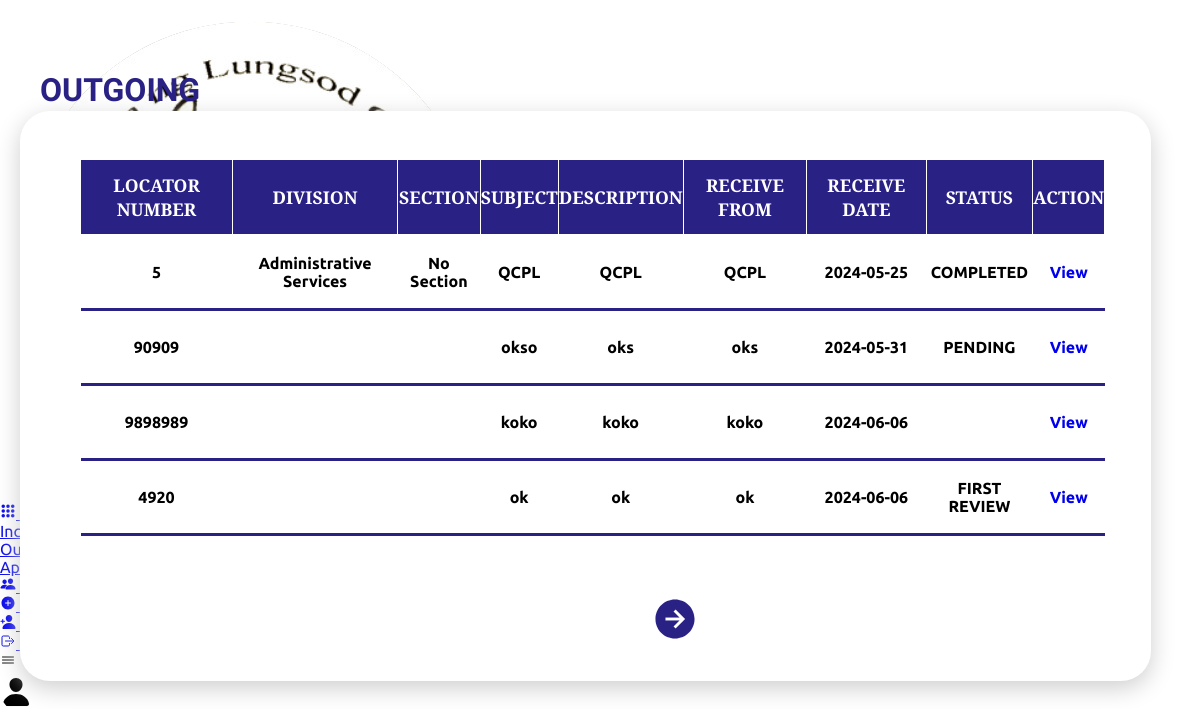
Before: /Frontend/Dashboard/outgoing.php with the older database file.
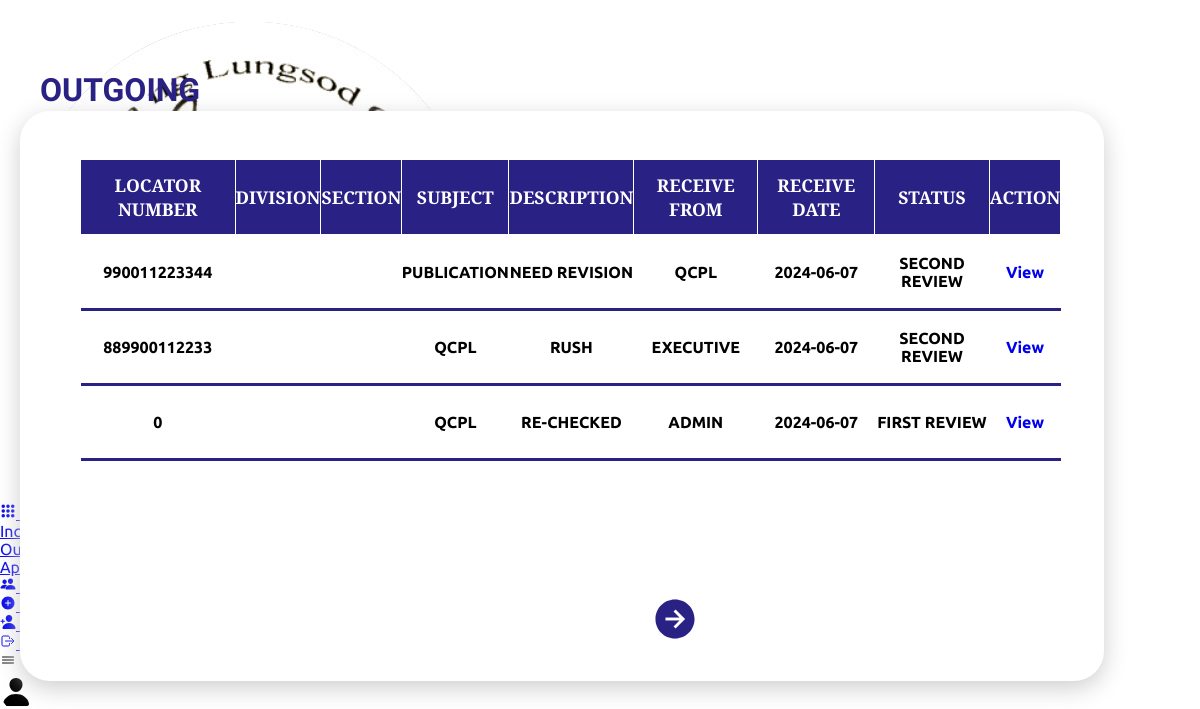
After: the same page with the newer database file.
### tables this page shows
CREATE TABLE `fileupload` (
  `id` int(11) NOT NULL,
  `file_name` varchar(255) NOT NULL,
  `division` varchar(255) DEFAULT NULL,
  `section` varchar(255) DEFAULT NULL,
  `category` enum('Incoming','Outgoing','','') DEFAULT NULL,
  `locator_num` varchar(255) DEFAULT NULL,
  `received_date` date DEFAULT NULL,
  `received_from` varchar(255) DEFAULT NULL,
  `subject` varchar(255) DEFAULT NULL,
  `description` text DEFAULT NULL,
  `type` varchar(100) DEFAULT NULL,
  `file_path` varchar(255) NOT NULL,
  `proofreader_comment` varchar(255) NOT NULL,
  `boss2_comment` varchar(255) NOT NULL,
  `boss1_comment` varchar(255) NOT NULL,
  `status` varchar(255) NOT NULL
);

### Frontend/Dashboard/outgoing.php (the view, shortened to what this page needs)
<!DOCTYPE html>
<html lang="en">
<head>
    <link rel="stylesheet" href="style.css">
</head>
<body>
  <div class="container">
        <div class="navigation">
            <ul>
                <li>
                    <a href="#">
                        <span class="img">
                        </span>
                        <span class="title">Quezon City Public Library</span>
                    </a>
                </li>
                <li>
                    <a href="dash.php" class="dropdown-toggle">
                    <span class="icon">
                    <ion-icon name="apps"></ion-icon>
                    </span>
                    <span class="title">Dashboard<ion-icon id="dash_down_btn" name="caret-down-outline"></ion-icon></span>
                    </a>
                         <li class="sub_dash"><a href="incoming.php">Incoming</a></li>
                         <li class="sub_dash"><a href="outgoing.php">Outgoing</a></li>
                         <li class="sub_dash"><a href="approved.php">Approved</a></li>
                </li>
                <li>
                    <a href="user.php">
                        <span class="icon"><ion-icon name="people"></ion-icon></span>
                        <span class="title">Accounts<ion-icon id="acct_down_btn" name="caret-down-outline"></ion-icon></span>
                    </a>
                </li>
                <li>
                    <a href="doc.html">
                        <span class="icon">
                            <ion-icon name="add-circle"></ion-icon>
                        </span>
                        <span class="title">Upload Document</span>
                    </a>
                </li>
                <li>
                    <a href="adduser.html">
                        <span class="icon">
                            <ion-icon name="person-add"></ion-icon>
                        </span>
                        <span class="title" >Add Account</span>
                    </a>
                </li>
                <li>
                    <a href="/qcpl/Backend/logout.php">
                        <span class="icon">
                            <ion-icon name="log-out-outline"></ion-icon>
                        </span>
                        <span class="title">Sign Out</span>
                    </a>
                </li>
            </ul>
        </div>
        <div class="main">
            <div class="topbar">
                <div class="toggle"><ion-icon name="menu-outline"></ion-icon></div>
                <div class="user"><span class="icon"><ion-icon name="person"></ion-icon></span></div>
            </div>
            <div class="details">
                <div class="upload">
                    <div class="cardHeader">
                        <h2>OUTGOING</h2>
                    <div class ="outgoing">
                    <?php
$server = "localhost";
$username = "root";
$password = "";
$db = "qcpl";
$conn = new mysqli($server, $username, $password, $db);
$rowsPerPage = 4;
$page = isset($_GET['page']) ? intval($_GET['page']) : 1;
$offset = ($page - 1) * $rowsPerPage;
$sql = "SELECT * FROM fileupload WHERE category = 'Outgoing' AND status != 'Approved' LIMIT ? OFFSET ?";
$stmt = $conn->prepare($sql);
$stmt->bind_param("ii", $rowsPerPage, $offset);
$stmt->execute();
$result = $stmt->get_result();
if ($result->num_rows > 0) {
    echo "<table>";
    echo "<tr><th>Locator Number</th><th>Division</th><th>Section</th><th>Subject</th><th>Description</th><th>Receive From</th><th>Receive Date</th><th>Status</th><th>Action</th></tr>";
    while ($row = $result->fetch_assoc()) {
        echo "<tr>";
        echo "<td><center>" . $row["locator_num"] . "</center></td>";
        echo "<td><center>" . $row["division"] . "</center></td>";
        echo "<td><center>" . $row["section"] . "</center></td>";
        echo "<td><center>" . $row["subject"] . "</center></td>";
        echo "<td><center>" . $row["description"] . "</center></td>";
        echo "<td><center>" . $row["received_from"] . "</center></td>";
        echo "<td><center>" . $row["received_date"] . "</center></td>";
        echo "<td id='status'><center>" . $row["status"] . "</center></td>";
        echo "<td>" ."<center>". "<a href='adminlocator.php?locator_num=" . htmlspecialchars($row["locator_num"]) . "' target='_self'>View</a></td>";
        echo "</tr>";
    }
    echo "</table>";
    $nextPage = $page + 1;
    echo "<a href='?page=$nextPage' id='next'><ion-icon name='arrow-forward-circle-sharp'></ion-icon></a>";
} else {
    echo "<p>No documents found.</p>";
}
?>
                    </div>
                    </div>
                </div>
            </div>
        </div>
    </div>
</body>
</html>

Changed rows visible on the page:
removed fileupload: locator_num "5", division "Administrative Services", section "No Section", subject "QCPL", description "QCPL", received_from "QCPL", received_date "2024-05-25", status "COMPLETED"
removed fileupload: locator_num "90909", subject "okso", description "oks", received_from "oks", received_date "2024-05-31", status "PENDING"
removed fileupload: locator_num "9898989", subject "koko", description "koko", received_from "koko", received_date "2024-06-06"
removed fileupload: locator_num "4920", subject "ok", description "ok", received_from "ok", received_date "2024-06-06", status "FIRST REVIEW"
added fileupload: locator_num "990011223344", subject "PUBLICATION", description "NEED REVISION", received_from "QCPL", received_date "2024-06-07", status "SECOND REVIEW"
added fileupload: locator_num "889900112233", subject "QCPL", description "RUSH", received_from "EXECUTIVE", received_date "2024-06-07", status "SECOND REVIEW"
added fileupload: locator_num "0", subject "QCPL", description "RE-CHECKED", received_from "ADMIN", received_date "2024-06-07", status "FIRST REVIEW"
